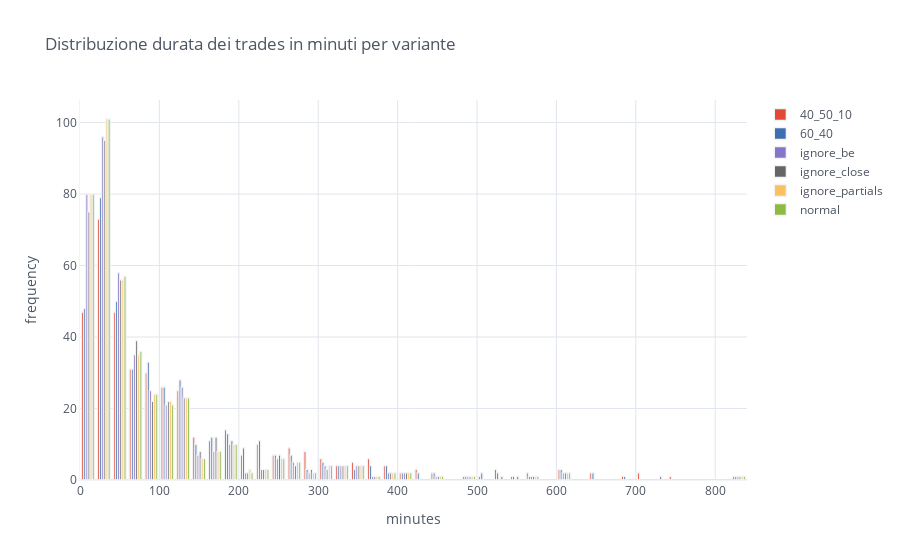

The notebook cell this image was saved under:
### Code cell
df = get_attr_multi(multi, 'close')
df = df.apply(lambda x: (x-df.index).dt.total_seconds()/60).reset_index().drop('open', axis=1)
df.iplot(kind='hist', barmode='group', title='Distribuzione durata dei trades in minuti per variante', yTitle='frequency', 
    xTitle='minutes', opacity=1, linecolor='#F2F3F5')

### Figure 1 — Plotly figure (JSON) as saved in the notebook; plotly's stock layout.template omitted (floating-point values rounded to 4 significant figures; data arrays with more than 128 entries replaced by an {"elided": "..."} marker saying what was removed)
{"data": [{"histfunc": "count", "histnorm": "", "marker": {"color": "rgba(226, 74, 51, 1.0)", "line": {"color": "#F2F3F5", "width": 1.3}}, "name": "40_50_10", "opacity": 1, "orientation": "v", "type": "histogram", "x": {"elided": "407 float values"}}, {"histfunc": "count", "histnorm": "", "marker": {"color": "rgba(62, 111, 176, 1.0)", "line": {"color": "#F2F3F5", "width": 1.3}}, "name": "60_40", "opacity": 1, "orientation": "v", "type": "histogram", "x": {"elided": "407 float values"}}, {"histfunc": "count", "histnorm": "", "marker": {"color": "rgba(132, 118, 202, 1.0)", "line": {"color": "#F2F3F5", "width": 1.3}}, "name": "ignore_be", "opacity": 1, "orientation": "v", "type": "histogram", "x": {"elided": "407 float values"}}, {"histfunc": "count", "histnorm": "", "marker": {"color": "rgba(101, 101, 101, 1.0)", "line": {"color": "#F2F3F5", "width": 1.3}}, "name": "ignore_close", "opacity": 1, "orientation": "v", "type": "histogram", "x": {"elided": "407 float values"}}, {"histfunc": "count", "histnorm": "", "marker": {"color": "rgba(251, 193, 94, 1.0)", "line": {"color": "#F2F3F5", "width": 1.3}}, "name": "ignore_partials", "opacity": 1, "orientation": "v", "type": "histogram", "x": {"elided": "407 float values"}}, {"histfunc": "count", "histnorm": "", "marker": {"color": "rgba(142, 186, 66, 1.0)", "line": {"color": "#F2F3F5", "width": 1.3}}, "name": "normal", "opacity": 1, "orientation": "v", "type": "histogram", "x": {"elided": "407 float values"}}], "layout": {"barmode": "group", "legend": {"bgcolor": "#FFFFFF", "font": {"color": "#4D5663"}}, "paper_bgcolor": "#FFFFFF", "plot_bgcolor": "#FFFFFF", "title": {"font": {"color": "#4D5663"}, "text": "Distribuzione durata dei trades in minuti per variante"}, "xaxis": {"gridcolor": "#E1E5ED", "linecolor": "#F2F3F5", "showgrid": true, "tickfont": {"color": "#4D5663"}, "title": {"font": {"color": "#4D5663"}, "text": "minutes"}, "zerolinecolor": "#E1E5ED"}, "yaxis": {"gridcolor": "#E1E5ED", "linecolor": "#F2F3F5", "showgrid": true, "tickfont": {"color": "#4D5663"}, "title": {"font": {"color": "#4D5663"}, "text": "frequency"}, "zerolinecolor": "#E1E5ED"}}}
